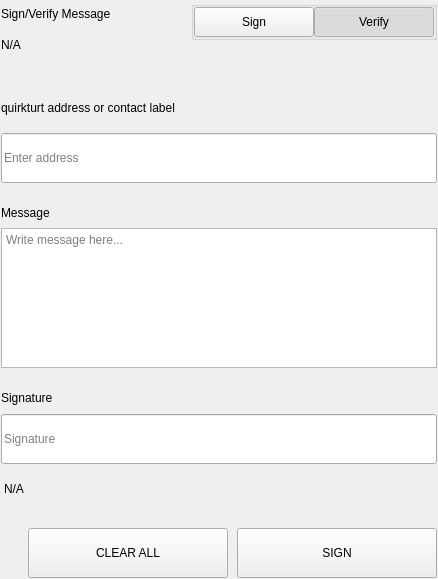
<?xml version="1.0" encoding="UTF-8"?>
<ui version="4.0">
 <class>SettingsSignMessageWidgets</class>
 <widget class="QWidget" name="SettingsSignMessageWidgets">
  <property name="geometry">
   <rect>
    <x>0</x>
    <y>0</y>
    <width>438</width>
    <height>579</height>
   </rect>
  </property>
  <property name="windowTitle">
   <string>Form</string>
  </property>
  <layout class="QVBoxLayout" name="verticalLayout">
   <property name="spacing">
    <number>0</number>
   </property>
   <property name="leftMargin">
    <number>0</number>
   </property>
   <property name="topMargin">
    <number>0</number>
   </property>
   <property name="rightMargin">
    <number>0</number>
   </property>
   <property name="bottomMargin">
    <number>0</number>
   </property>
   <item>
    <widget class="QWidget" name="left" native="true">
     <layout class="QVBoxLayout" name="verticalLayout_3">
      <property name="leftMargin">
       <number>0</number>
      </property>
      <property name="topMargin">
       <number>0</number>
      </property>
      <property name="rightMargin">
       <number>0</number>
      </property>
      <property name="bottomMargin">
       <number>0</number>
      </property>
      <item>
       <widget class="QWidget" name="container_sign" native="true">
        <layout class="QVBoxLayout" name="verticalLayout_2">
         <property name="spacing">
          <number>0</number>
         </property>
         <property name="leftMargin">
          <number>1</number>
         </property>
         <property name="topMargin">
          <number>1</number>
         </property>
         <property name="rightMargin">
          <number>1</number>
         </property>
         <property name="bottomMargin">
          <number>1</number>
         </property>
         <item>
          <layout class="QHBoxLayout" name="horizontalLayout_3" stretch="3,1">
           <property name="spacing">
            <number>40</number>
           </property>
           <item>
            <layout class="QVBoxLayout" name="verticalLayoutTitle">
             <property name="spacing">
              <number>5</number>
             </property>
             <item>
              <widget class="QLabel" name="labelTitle">
               <property name="text">
                <string>Sign/Verify Message</string>
               </property>
              </widget>
             </item>
             <item>
              <widget class="QLabel" name="labelSubtitle1">
               <property name="text">
                <string notr="true">N/A</string>
               </property>
               <property name="wordWrap">
                <bool>true</bool>
               </property>
              </widget>
             </item>
            </layout>
           </item>
           <item alignment="Qt::AlignRight|Qt::AlignTop">
            <widget class="QWidget" name="containerSwitch" native="true">
             <property name="styleSheet">
              <string notr="true">#containerSwitch{
	padding-top:9px;
}</string>
             </property>
             <layout class="QVBoxLayout" name="verticalLayout_6">
              <property name="spacing">
               <number>4</number>
              </property>
              <property name="leftMargin">
               <number>0</number>
              </property>
              <property name="topMargin">
               <number>0</number>
              </property>
              <property name="rightMargin">
               <number>0</number>
              </property>
              <property name="bottomMargin">
               <number>0</number>
              </property>
              <item alignment="Qt::AlignRight">
               <widget class="QGroupBox" name="groupBox">
                <property name="sizePolicy">
                 <sizepolicy hsizetype="Fixed" vsizetype="Preferred">
                  <horstretch>0</horstretch>
                  <verstretch>0</verstretch>
                 </sizepolicy>
                </property>
                <property name="title">
                 <string/>
                </property>
                <property name="alignment">
                 <set>Qt::AlignRight|Qt::AlignTop|Qt::AlignTrailing</set>
                </property>
                <layout class="QHBoxLayout" name="horizontalLayout_4">
                 <property name="spacing">
                  <number>0</number>
                 </property>
                 <property name="leftMargin">
                  <number>0</number>
                 </property>
                 <property name="topMargin">
                  <number>0</number>
                 </property>
                 <property name="rightMargin">
                  <number>0</number>
                 </property>
                 <property name="bottomMargin">
                  <number>0</number>
                 </property>
                 <item>
                  <widget class="QPushButton" name="pushSign">
                   <property name="minimumSize">
                    <size>
                     <width>120</width>
                     <height>30</height>
                    </size>
                   </property>
                   <property name="maximumSize">
                    <size>
                     <width>120</width>
                     <height>30</height>
                    </size>
                   </property>
                   <property name="focusPolicy">
                    <enum>Qt::NoFocus</enum>
                   </property>
                   <property name="text">
                    <string>Sign</string>
                   </property>
                   <property name="checkable">
                    <bool>true</bool>
                   </property>
                   <property name="autoExclusive">
                    <bool>true</bool>
                   </property>
                  </widget>
                 </item>
                 <item>
                  <widget class="QPushButton" name="pushVerify">
                   <property name="minimumSize">
                    <size>
                     <width>120</width>
                     <height>30</height>
                    </size>
                   </property>
                   <property name="maximumSize">
                    <size>
                     <width>120</width>
                     <height>30</height>
                    </size>
                   </property>
                   <property name="focusPolicy">
                    <enum>Qt::NoFocus</enum>
                   </property>
                   <property name="text">
                    <string>Verify</string>
                   </property>
                   <property name="checkable">
                    <bool>true</bool>
                   </property>
                   <property name="checked">
                    <bool>true</bool>
                   </property>
                   <property name="autoExclusive">
                    <bool>true</bool>
                   </property>
                  </widget>
                 </item>
                </layout>
               </widget>
              </item>
              <item alignment="Qt::AlignHCenter|Qt::AlignTop">
               <widget class="QLabel" name="labelSubtitleSwitch">
                <property name="text">
                 <string/>
                </property>
                <property name="alignment">
                 <set>Qt::AlignRight|Qt::AlignTrailing|Qt::AlignVCenter</set>
                </property>
               </widget>
              </item>
             </layout>
            </widget>
           </item>
          </layout>
         </item>
         <item>
          <spacer name="verticalSpacer_2">
           <property name="orientation">
            <enum>Qt::Vertical</enum>
           </property>
           <property name="sizeType">
            <enum>QSizePolicy::Fixed</enum>
           </property>
           <property name="sizeHint" stdset="0">
            <size>
             <width>20</width>
             <height>40</height>
            </size>
           </property>
          </spacer>
         </item>
         <item>
          <widget class="QWidget" name="containerAddress" native="true">
           <property name="sizePolicy">
            <sizepolicy hsizetype="Preferred" vsizetype="Fixed">
             <horstretch>0</horstretch>
             <verstretch>0</verstretch>
            </sizepolicy>
           </property>
           <layout class="QVBoxLayout" name="verticalLayout_5" stretch="0,0">
            <property name="spacing">
             <number>15</number>
            </property>
            <property name="leftMargin">
             <number>0</number>
            </property>
            <property name="topMargin">
             <number>0</number>
            </property>
            <property name="rightMargin">
             <number>0</number>
            </property>
            <property name="bottomMargin">
             <number>0</number>
            </property>
            <item>
             <widget class="QLabel" name="labelSubtitleAddress">
              <property name="minimumSize">
               <size>
                <width>0</width>
                <height>20</height>
               </size>
              </property>
              <property name="maximumSize">
               <size>
                <width>16777215</width>
                <height>20</height>
               </size>
              </property>
              <property name="text">
               <string>quirkturt address or contact label</string>
              </property>
             </widget>
            </item>
            <item>
             <widget class="QLineEdit" name="addressIn_SM">
              <property name="minimumSize">
               <size>
                <width>0</width>
                <height>50</height>
               </size>
              </property>
              <property name="maximumSize">
               <size>
                <width>16777215</width>
                <height>50</height>
               </size>
              </property>
              <property name="placeholderText">
               <string>Enter address</string>
              </property>
             </widget>
            </item>
           </layout>
          </widget>
         </item>
         <item>
          <spacer name="verticalSpacer_3">
           <property name="orientation">
            <enum>Qt::Vertical</enum>
           </property>
           <property name="sizeType">
            <enum>QSizePolicy::Fixed</enum>
           </property>
           <property name="sizeHint" stdset="0">
            <size>
             <width>20</width>
             <height>20</height>
            </size>
           </property>
          </spacer>
         </item>
         <item>
          <layout class="QVBoxLayout" name="verticalLayout_9">
           <property name="spacing">
            <number>5</number>
           </property>
           <item>
            <widget class="QLabel" name="labelSubtitleMessage">
             <property name="minimumSize">
              <size>
               <width>0</width>
               <height>20</height>
              </size>
             </property>
             <property name="maximumSize">
              <size>
               <width>16777215</width>
               <height>20</height>
              </size>
             </property>
             <property name="text">
              <string>Message</string>
             </property>
            </widget>
           </item>
           <item>
            <widget class="QPlainTextEdit" name="messageIn_SM">
             <property name="minimumSize">
              <size>
               <width>0</width>
               <height>140</height>
              </size>
             </property>
             <property name="maximumSize">
              <size>
               <width>16777215</width>
               <height>140</height>
              </size>
             </property>
             <property name="placeholderText">
              <string>Write message here...</string>
             </property>
            </widget>
           </item>
          </layout>
         </item>
         <item>
          <spacer name="verticalSpacer_4">
           <property name="orientation">
            <enum>Qt::Vertical</enum>
           </property>
           <property name="sizeType">
            <enum>QSizePolicy::Fixed</enum>
           </property>
           <property name="sizeHint" stdset="0">
            <size>
             <width>20</width>
             <height>20</height>
            </size>
           </property>
          </spacer>
         </item>
         <item>
          <widget class="QWidget" name="widget" native="true">
           <property name="minimumSize">
            <size>
             <width>0</width>
             <height>75</height>
            </size>
           </property>
           <property name="maximumSize">
            <size>
             <width>16777215</width>
             <height>16777215</height>
            </size>
           </property>
           <layout class="QVBoxLayout" name="verticalLayout_4">
            <property name="leftMargin">
             <number>0</number>
            </property>
            <property name="topMargin">
             <number>0</number>
            </property>
            <property name="rightMargin">
             <number>0</number>
            </property>
            <property name="bottomMargin">
             <number>0</number>
            </property>
            <item>
             <widget class="QLabel" name="labelSubtitleSignature">
              <property name="minimumSize">
               <size>
                <width>0</width>
                <height>20</height>
               </size>
              </property>
              <property name="maximumSize">
               <size>
                <width>16777215</width>
                <height>20</height>
               </size>
              </property>
              <property name="text">
               <string>Signature</string>
              </property>
             </widget>
            </item>
            <item>
             <widget class="QLineEdit" name="signatureOut_SM">
              <property name="minimumSize">
               <size>
                <width>0</width>
                <height>50</height>
               </size>
              </property>
              <property name="placeholderText">
               <string>Signature</string>
              </property>
             </widget>
            </item>
           </layout>
          </widget>
         </item>
         <item>
          <widget class="QLabel" name="statusLabel_SM">
           <property name="styleSheet">
            <string notr="true">padding-top:5px;</string>
           </property>
           <property name="text">
            <string notr="true">N/A</string>
           </property>
          </widget>
         </item>
         <item>
          <spacer name="verticalSpacer">
           <property name="orientation">
            <enum>Qt::Vertical</enum>
           </property>
           <property name="sizeType">
            <enum>QSizePolicy::Fixed</enum>
           </property>
           <property name="sizeHint" stdset="0">
            <size>
             <width>20</width>
             <height>20</height>
            </size>
           </property>
          </spacer>
         </item>
         <item>
          <layout class="QHBoxLayout" name="horizontalLayout_7">
           <property name="spacing">
            <number>9</number>
           </property>
           <item>
            <spacer name="horizontalSpacer_5">
             <property name="orientation">
              <enum>Qt::Horizontal</enum>
             </property>
             <property name="sizeType">
              <enum>QSizePolicy::Expanding</enum>
             </property>
             <property name="sizeHint" stdset="0">
              <size>
               <width>40</width>
               <height>20</height>
              </size>
             </property>
            </spacer>
           </item>
           <item>
            <widget class="QPushButton" name="pushButtonClear">
             <property name="minimumSize">
              <size>
               <width>200</width>
               <height>50</height>
              </size>
             </property>
             <property name="focusPolicy">
              <enum>Qt::NoFocus</enum>
             </property>
             <property name="text">
              <string>CLEAR ALL</string>
             </property>
            </widget>
           </item>
           <item>
            <widget class="QPushButton" name="pushButtonSave">
             <property name="minimumSize">
              <size>
               <width>200</width>
               <height>50</height>
              </size>
             </property>
             <property name="maximumSize">
              <size>
               <width>200</width>
               <height>50</height>
              </size>
             </property>
             <property name="focusPolicy">
              <enum>Qt::NoFocus</enum>
             </property>
             <property name="text">
              <string>SIGN</string>
             </property>
            </widget>
           </item>
          </layout>
         </item>
        </layout>
       </widget>
      </item>
     </layout>
    </widget>
   </item>
  </layout>
 </widget>
 <resources/>
 <connections/>
</ui>
